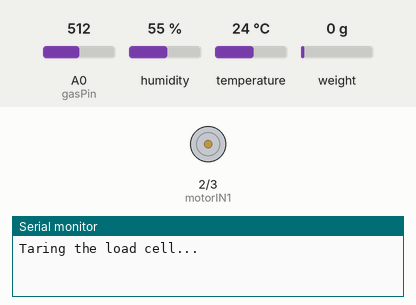
Bench run of a sketch on a simulated Arduino Uno, built with avr-gcc and run on an emulated ATmega328P. Shown: motor-driver pin pairs drawn as motors (green arrow = first pin HIGH = forward, orange = second pin HIGH = backward, longer = more drive, scaled by the enable pin), the last lines printed to the serial monitor. The test bench sets the inputs (shaded band); at power-on: A0 (gasPin) = 512, humidity 55 %, temperature 24 °C, weight on the scale 0 g.

Above: at 3.2 s.
3.3 s: A0 (gasPin) set to 416
15.5 s: A0 (gasPin) set to 391
22.5 s: humidity set to 69 %
29.5 s: humidity set to 72 %
At 30.8 s:
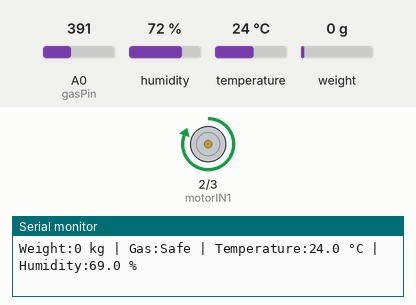
36.5 s: humidity set to 22 %
At 38.2 s:
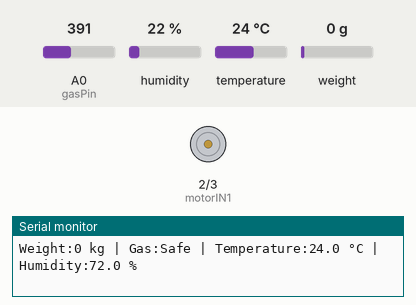
43.5 s: humidity set to 88 %
At 45.6 s:
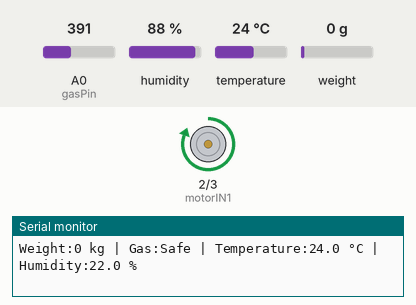
Timing chart, 0 to 47.1 s (numbered marks = the images above; inputs shaded):
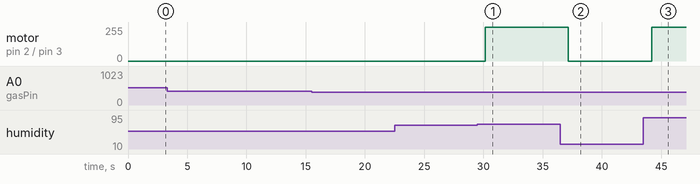

Measured:
- the behaviour switches between 70 and 71 % on humidity (found by bisection; images 0 and 1)
- after the input at 29.5 s, motor on pin 2 (motorIN1) / pin 3 (motorIN2): stopped → forward 255/255 after 0.64 s
- after the input at 36.5 s, motor on pin 2 (motorIN1) / pin 3 (motorIN2): forward 255/255 → stopped after 0.67 s
- after the input at 43.5 s, motor on pin 2 (motorIN1) / pin 3 (motorIN2): stopped → forward 255/255 after 0.69 s

The sketch:

_arduino_final_code_for_project_.ino
```cpp
#include "DHT.h"
#include "HX711.h"

// Pin Definitions
#define DHTPIN 5
#define DHTTYPE DHT11
DHT dht(DHTPIN, DHTTYPE);

// Motor Driver Pin Definitions
const int motorIN1 = 2;
const int motorIN2 = 3;
const int motorEnable = 9;

// LPG Gas Sensor Pin
const int gasPin = A0;

// HX711 Load Cell Pins
const int LOADCELL_DOUT_PIN = 6;
const int LOADCELL_SCK_PIN = 7;

HX711 scale;

// Thresholds
const int GAS_THRESHOLD = 400;
const float TEMP_THRESHOLD = 30.0; // Temperature threshold for fan
const float HUMIDITY_THRESHOLD = 70.0; // Humidity threshold for fan
const long EMPTY_WEIGHT_THRESHOLD = 50; // Weight threshold for cylinder

// Function to send notifications via Serial Monitor
void notify(const char* message) {
  // Serial.println(message);
}

void setup() {
  // Initialize Serial Monitor
  Serial.begin(9600);

  // Initialize DHT sensor
  dht.begin();

  // Initialize HX711 Load Cell
  scale.begin(LOADCELL_DOUT_PIN, LOADCELL_SCK_PIN);

  scale.set_scale(2280.f);

  // reset the scale to zero
  scale.tare();
  Serial.println("Taring the load cell...");
  delay(1000);

  // Motor driver setup
  pinMode(motorIN1, OUTPUT);
  pinMode(motorIN2, OUTPUT);
  pinMode(motorEnable, OUTPUT);

  // Gas sensor setup
  pinMode(gasPin, INPUT);

  // Ensure the fan is initially off
  digitalWrite(motorIN1, LOW);
  digitalWrite(motorIN2, LOW);
  analogWrite(motorEnable, 0);
}

void loop() {
  // LPG Gas Sensor (Leak Detection)
  int gasLevel = analogRead(gasPin);
  bool gasLeakDetected = gasLevel > GAS_THRESHOLD;
  String gasStatus = (gasLevel > GAS_THRESHOLD) ? "Leak Detected" : "Safe";

  // Temperature and Humidity Monitoring (Fan Control)
  float temp = dht.readTemperature();
  float hum = dht.readHumidity();

  // Check if the DHT sensor is returning valid data
  if (isnan(temp) || isnan(hum)) {
    notify("Error: Unable to read temperature/humidity from DHT11.");
  } else {
    // Fan Control Logic: Turn on the fan if temperature/humidity exceeds threshold but NOT if a gas leak is detected
    if ((temp > TEMP_THRESHOLD || hum > HUMIDITY_THRESHOLD) && !gasLeakDetected) {
      // Turn on the fan
      digitalWrite(motorIN1, HIGH);
      digitalWrite(motorIN2, LOW);
      analogWrite(motorEnable, 255); // Full speed
      notify("Fan ON: High temperature/humidity detected.");
    } else {
      // Turn off the fan
      digitalWrite(motorIN1, LOW);
      digitalWrite(motorIN2, LOW);
      analogWrite(motorEnable, 0); // Stop fan
      notify("Fan OFF: Kitchen Conditions is normal.");
    }
  }

  // Read the weight from the load cell
  long weight = scale.get_units(50);

  // Check if the cylinder is empty
  // if (weight < EMPTY_WEIGHT_THRESHOLD) {
  //   notify("Cylinder is empty! Please refill.");
  // } else {
  //   notify("Cylinder has sufficient weight.");
  // }

  String output = "Weight:" + String(0) + " kg | " +
                   "Gas:" + gasStatus + " | " +
                   "Temperature:" + String(temp, 1) + " °C | " +
                   "Humidity:" + String(hum, 1) + " %";
  Serial.println(output);

  // Add delay to avoid spamming notifications
  delay(2000);
}
```
